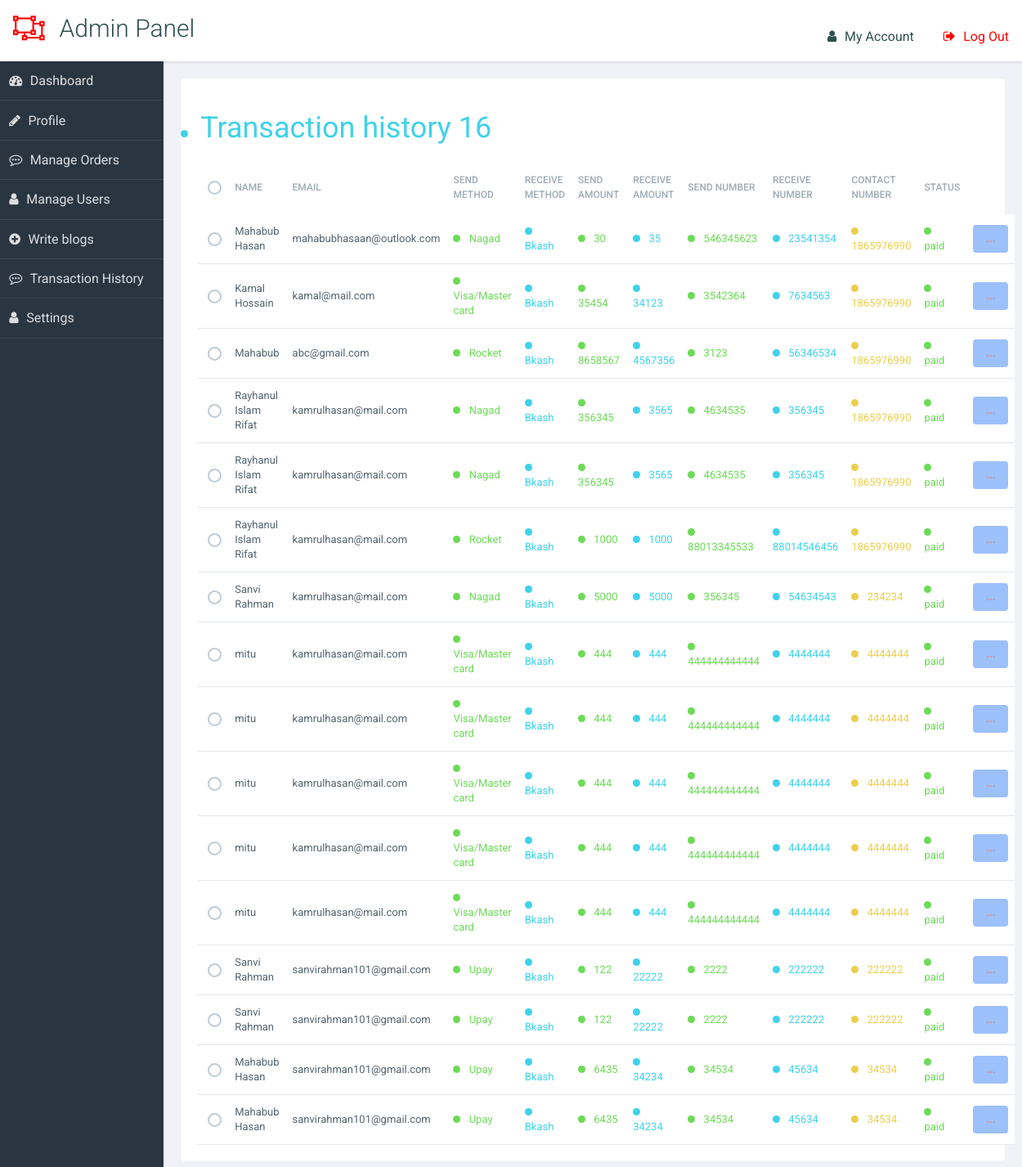
The page /transaction_history/ (signed in) on the database its author committed.
### api/models.py (models this page shows)
class Order(models.Model):
    name = models.CharField(max_length=100)
    email = models.EmailField(max_length=200)
    send_method = models.CharField(max_length=100, choices=payment_method)
    receive_method = models.CharField(max_length=100, choices=payment_method)
    send_amount = models.PositiveIntegerField()
    receive_amount = models.PositiveIntegerField()
    send_number = models.BigIntegerField()
    receive_number = models.BigIntegerField()
    contact_number = models.IntegerField()
    status = models.CharField(max_length=10, default='pending')
    def __str__(self) -> str:
        return self.name

### exchange/views.py (the view)
# urls.py: path('transaction_history/', views.Transaction_History,
def Transaction_History(request):
    email = request.user.email
    orders = Order.objects.filter(email=email)
    bkash = Order.objects.filter(receive_method='Bkash', status='paid')
    print(orders)
    return render(request, 'exchange/transactionhistory.html', {'orders': orders, 'bkash': bkash})

### exchange/templates/exchange/transactionhistory.html (shortened to what this page needs)
{% extends 'exchange/base.html' %} {% load static %} {% block css %}
<link rel="stylesheet" href="{%static 'css/dashboard.css'%}" />
<link rel="stylesheet" href="{% static 'css/manage.css' %}" />
{% endblock css %}
{% block content %} {% include 'exchange/dashboardnav.html'%}
{% if user.is_superuser %}
<main role="main">
  <section class="panel important flex justify-between">
    {% if orders %}
    <div class="container">
      <div class="row row--top-40">
        <div class="col-md-12">
          <h2 class="row__title text-4xl" data-column="Progress">
          <p class=" status--blue status">
            Transaction history {{bkash.count}}
          </p></h2>
        </div>
      </div>
      <div class="row row--top-20">
        <div class="col-md-12">
          <div class="table-container">
            <table class="table">
              <thead class="table__thead">
                <tr>
                  <th class="table__th">
                    <input
                      id="selectAll"
                      type="checkbox"
                      class="table__select-row"
                    />
                  </th>
                  <th class="table__th">Name</th>
                  <th class="table__th">Email</th>
                  <th class="table__th">Send method</th>
                  <th class="table__th">Receive method</th>
                  <th class="table__th">Send amount</th>
                  <th class="table__th">Receive amount</th>
                  <th class="table__th">Send number</th>
                  <th class="table__th">Receive number</th>
                  <th class="table__th">Contact number</th>
                  <th class="table__th">Status</th>
                  <th class="table__th"></th>
                </tr>
              </thead>
              <tbody class="table__tbody">
                {% for bks in bkash %}
                <tr class="table-row table-row--chris">
                  <td class="table-row__td">
                    <input id="" type="checkbox" class="table__select-row" />
                  </td>
                  <td data-column="Policy" class="table-row__td">
                    <div class="">
                      <p class="table-row__policy">{{bks.name}}</p>
                    </div>
                  </td>
                  <td data-column="Policy" class="table-row__td">
                    <div class="">
                      <p class="table-row__policy">{{bks.email}}</p>
                    </div>
                  </td>
                  <td data-column="Policy status" class="table-row__td">
                    <p class="table-row__p-status status--green status">
                      {{bks.send_method}}
                    </p>
                  </td>
                  <td data-column="Progress" class="table-row__td">
                    <p class="table-row__progress status--blue status">
                      {{bks.receive_method}}
                    </p>
                  </td>
                  <td data-column="Status" class="table-row__td">
                    <p class="table-row__status status--green status">
                      {{bks.send_amount}}
                    </p>
                  </td>
                  <td data-column="Progress" class="table-row__td">
                    <p class="table-row__progress status--blue status">
                      {{bks.receive_amount}}
                    </p>
                  </td>
                  <td data-column="Policy status" class="table-row__td">
                    <p class="table-row__p-status status--green status">
                      {{bks.send_number}}
                    </p>
                  </td>
                  <td data-column="Progress" class="table-row__td">
                    <p class="table-row__progress status--blue status">
                      {{bks.receive_number}}
                    </p>
                  </td>
                  <td data-column="Policy Status" class="table-row__td">
                    <p class="table-row__p-status status status--yellow">
                      {{bks.contact_number}}
                    </p>
                  </td>
                  <td data-column="Policy status" class="table-row__td">
                    {% if bks.status is not 'paid'  %}
                      <p class="table-row__p-status status--green status">
                        {{bks.status}}
                      </p>
                    {% else %}
                    <p class="table-row__p-status status--red status">
                      {{bks.status}}
                    </p>
                    {% endif %}
                  </td>
                  <td data-column="Policy status" class="table-row__td">
                   {% if bks.status is  'paid'  %}
                   <a href="" class='text-lg text-green-500'>
                    <button
                    class="bg-gray-300 hover:bg-gray-400 text-gray-800 font-bold py-2 px-4 rounded inline-flex items-center">
                      <svg class="fill-current w-4 h-4 mr-2" xmlns="http://www.w3.org/2000/svg" viewBox="0 0 20 20"><path d="M13 8V2H7v6H2l8 8 8-8h-5zM0 18h20v2H0v-2z"/></svg>
                      <span>Download</span>
                    </button>
                   </a>
                   {% else %}
                   <button class="bg-blue-500 text-red-700 font-bold py-2 px-4 rounded opacity-50 cursor-not-allowed">
                    ...
                  </button>
                   {% endif %}
                  </td>
                </tr>
                {% endfor %}
              </tbody>
            </table>
          </div>
        </div>
      </div>
    {% endif %}
  </section>
</main>
{% endif %}
{% endblock content %}

### exchange/static/css/dashboard.css (style rules this page uses)
html { box-sizing: border-box; }
*, *:before, *:after { box-sizing: inherit; }
body { background: #f1f2f7; font-family: "Open Sans", arial, sans-serif; color: darkslategray; }
.panel { background-color: white; color: darkslategray; -webkit-border-radius: 0.3rem; -moz-border-radius: 0.3rem; -ms-border-radius: 0.3rem; border-radius: 0.3rem; margin: 1%; }
h2, h3, h4 { font-weight: 300; margin: 0; }
h2 { color: #ff1a1a; }
table { border-collapse: collapse; width: 96%; margin: 2%; }
th { text-align: left; font-weight: 400; font-size: 13px; text-transform: uppercase; border-bottom: 1px solid rgba(0, 0, 0, 0.1); padding: 0 10px; padding-bottom: 14px; }
td { line-height: 40px; font-weight: 300; padding: 0 10px; }
@media screen and (min-width: 600px) { html, body { height: 100%; } }
@media screen and (min-width: 600px) { main[role="main"] { margin: 75px 0 40px 200px; } }
@media screen and (min-width: 600px) { main[role="main"]:after { content: ""; display: table; clear: both; } }
@media screen and (min-width: 600px) { .panel { margin: 2% 0 0 2%; float: left; width: 96%; } }
@media screen and (min-width: 600px) { .panel:after { content: ""; display: table; clear: both; } }
@media screen and (min-width: 900px) { .panel { width: 47%; clear: none; } }
@media screen and (min-width: 900px) { .panel.important { width: 96%; } }

### exchange/static/css/manage.css (style rules this page uses)
* { margin: 0; padding: 0; font-family: "Roboto", sans-serif; }
html, body { display: table; height: 100%; width: 100%; color: #252a3b; background-color: #f8f8f8; }
.row__title { color: #53646f; font-weight: 400; font-size: 20px; margin: 0; }
.row--top-40 { margin-top: 40px; }
.row--top-20 { margin-top: 20px; }
.table__th { color: #9eabb4; font-weight: 500; font-size: 12px; text-transform: uppercase; cursor: pointer; border: 0 !important; padding: 15px 8px !important; }
.table-row { border-bottom: 1px solid #e4e9ea; background-color: #fff; }
.table-row__td { padding: 12px 8px !important; vertical-align: middle !important; color: #53646f; font-size: 13px; font-weight: 400; position: relative; line-height: 18px !important; border: 0 !important; }
.table-row__policy { color: #53646f; font-size: 13px; font-weight: 400; line-height: 18px; margin-bottom: 0px; }
.table-row__p-status { margin-bottom: 0; font-size: 13px; vertical-align: middle; display: inline-block; color: #9eabb4; }
.table-row__status { margin-bottom: 0; font-size: 13px; vertical-align: middle; display: inline-block; color: #9eabb4; }
.table-row__progress { margin-bottom: 0; font-size: 13px; vertical-align: middle; display: inline-block; color: #9eabb4; }
.status:before { content: ""; margin-bottom: 0; width: 9px; height: 9px; display: inline-block; margin-right: 7px; border-radius: 50%; }
.status--blue:before { background-color: #3fd2ea; }
.status--blue { color: #3fd2ea; }
.status--yellow:before { background-color: #ecce4e; }
.status--yellow { color: #ecce4e; }
.status--green { color: #6cdb56; }
.status--green:before { background-color: #6cdb56; }
.table__select-row { appearence: none; -moz-appearance: none; -o-appearance: none; -webkit-appearance: none; width: 17px; height: 17px; margin: 0 0 0 5px !important; vertical-align: middle; border: 2px solid #beccd7; border-radius: 50%; cursor: pointer; }

### rows shown on the page
Order: name "Mahabub Hasan", email "mahabubhasaan@outlook.com", send_method "Nagad", receive_method "Bkash", send_amount "30", receive_amount "35", send_number "546345623", receive_number "23541354", contact_number "1865976990", status "paid"
Order: name "Kamal Hossain", email "kamal@mail.com", send_method "Visa/Master card", receive_method "Bkash", send_amount "35454", receive_amount "34123", send_number "3542364", receive_number "7634563", contact_number "1865976990", status "paid"
Order: name "Mahabub", email "abc@gmail.com", send_method "Rocket", receive_method "Bkash", send_amount "8658567", receive_amount "4567356", send_number "3123", receive_number "56346534", contact_number "1865976990", status "paid"
Order: name "Rayhanul Islam Rifat", email "kamrulhasan@mail.com", send_method "Nagad", receive_method "Bkash", send_amount "356345", receive_amount "3565", send_number "4634535", receive_number "356345", contact_number "1865976990", status "paid"
Order: name "Rayhanul Islam Rifat", email "kamrulhasan@mail.com", send_method "Nagad", receive_method "Bkash", send_amount "356345", receive_amount "3565", send_number "4634535", receive_number "356345", contact_number "1865976990", status "paid"
Order: name "Rayhanul Islam Rifat", email "kamrulhasan@mail.com", send_method "Rocket", receive_method "Bkash", send_amount "1000", receive_amount "1000", send_number "88013345533", receive_number "88014546456", contact_number "1865976990", status "paid"
Order: name "Sanvi Rahman", email "kamrulhasan@mail.com", send_method "Nagad", receive_method "Bkash", send_amount "5000", receive_amount "5000", send_number "356345", receive_number "54634543", contact_number "234234", status "paid"
Order: name "mitu", email "kamrulhasan@mail.com", send_method "Visa/Master card", receive_method "Bkash", send_amount "444", receive_amount "444", send_number "444444444444", receive_number "4444444", contact_number "4444444", status "paid"
Order: name "mitu", email "kamrulhasan@mail.com", send_method "Visa/Master card", receive_method "Bkash", send_amount "444", receive_amount "444", send_number "444444444444", receive_number "4444444", contact_number "4444444", status "paid"
Order: name "mitu", email "kamrulhasan@mail.com", send_method "Visa/Master card", receive_method "Bkash", send_amount "444", receive_amount "444", send_number "444444444444", receive_number "4444444", contact_number "4444444", status "paid"
Order: name "mitu", email "kamrulhasan@mail.com", send_method "Visa/Master card", receive_method "Bkash", send_amount "444", receive_amount "444", send_number "444444444444", receive_number "4444444", contact_number "4444444", status "paid"
Order: name "mitu", email "kamrulhasan@mail.com", send_method "Visa/Master card", receive_method "Bkash", send_amount "444", receive_amount "444", send_number "444444444444", receive_number "4444444", contact_number "4444444", status "paid"
Order: name "Sanvi Rahman", email "sanvirahman101@gmail.com", send_method "Upay", receive_method "Bkash", send_amount "122", receive_amount "22222", send_number "2222", receive_number "222222", contact_number "222222", status "paid"
Order: name "Sanvi Rahman", email "sanvirahman101@gmail.com", send_method "Upay", receive_method "Bkash", send_amount "122", receive_amount "22222", send_number "2222", receive_number "222222", contact_number "222222", status "paid"
Order: name "Mahabub Hasan", email "sanvirahman101@gmail.com", send_method "Upay", receive_method "Bkash", send_amount "6435", receive_amount "34234", send_number "34534", receive_number "45634", contact_number "34534", status "paid"
Order: name "Mahabub Hasan", email "sanvirahman101@gmail.com", send_method "Upay", receive_method "Bkash", send_amount "6435", receive_amount "34234", send_number "34534", receive_number "45634", contact_number "34534", status "paid"

### other values the page prints
{{ bkash.count }} "16"
